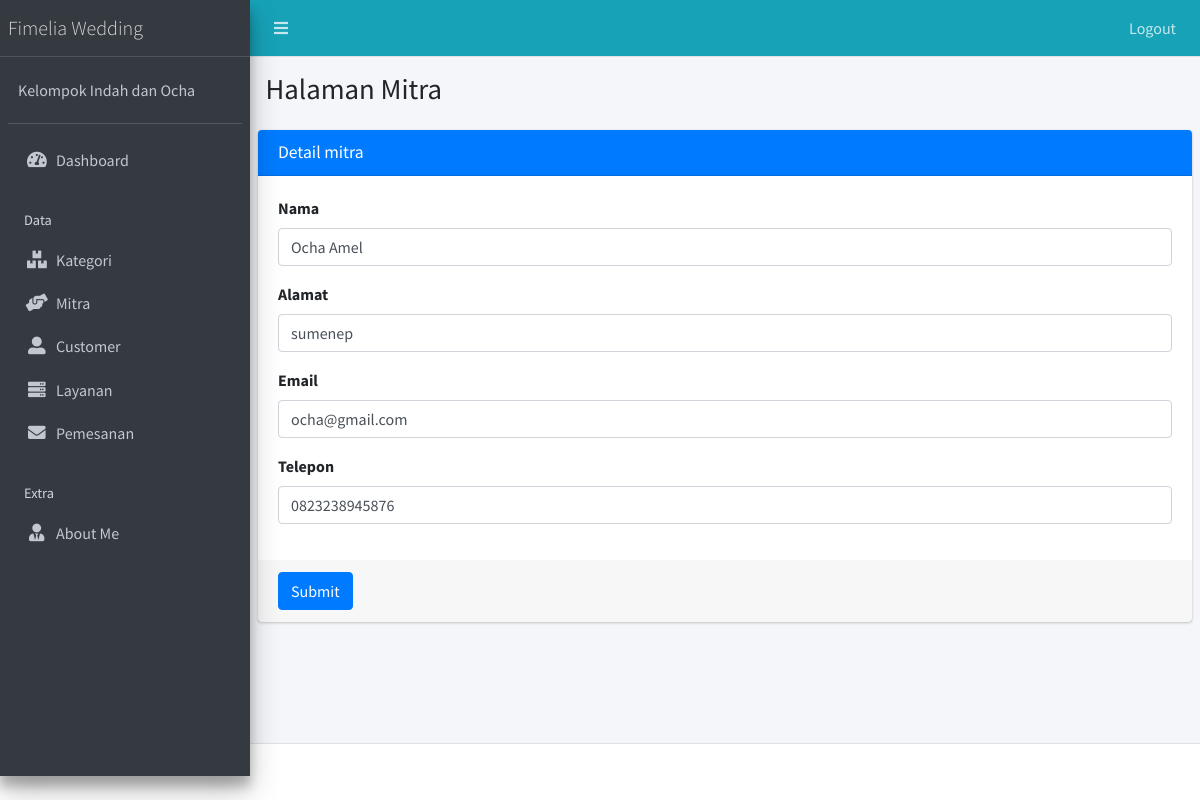
The page /public/mitra/edit/2 (signed in) on the database its author committed.
### tables this page shows
CREATE TABLE `mitra` (
  `id_mitra` int(11) NOT NULL,
  `nama` varchar(255) NOT NULL,
  `alamat` varchar(255) NOT NULL,
  `email` varchar(255) NOT NULL,
  `telepon` varchar(255) NOT NULL
);

### app/core/Controller.php (called while the page is built, shortened)
<?php
class Controller{
	public function view($view, $data = [])
	{
		require_once '../app/views/' . $view . '.php';
	}
	public function model($model)
	{
		return new $model;
	}
}

### app/controllers/Mitra.php (called while the page is built, shortened)
<?php
class Mitra extends Controller {
	public function edit($id_mitra){
		$data['title'] = 'Detail mitra';
		$data['mitra'] = $this->model('MitraModel')->getMitraById($id_mitra);
		$this->view('mitra/edit', $data);
	}
}

### app/core/App.php (called while the page is built, shortened)
<?php
class App{
	protected $method = 'index';
	protected $params = [];
	public function __construct(){
		$url = $this->parseURL();
		if(file_exists('../app/controllers/' . $url[0] . '.php')){
			unset($url[0]);
		}
		$this->controller = new $this->controller;
		if(isset($url[1])){
			if(method_exists($this->controller, $url[1])){
				$this->method = $url[1];
				unset($url[1]);
			}
		}
		if(!empty($url)){
			$this->params = array_values($url);
		}
		call_user_func_array([$this->controller, $this->method], $this->params);
	}
	public function parseURL(){
		if( isset($_GET['url'])){
			$url = rtrim($_GET['url'], '/');
			$url = filter_var($url, FILTER_SANITIZE_URL);
			$url = explode('/',$url);
			return $url;
		}
	}
}

### public/index.php (called while the page is built, shortened)
<?php
$app = new App;

### app/core/Database.php (called while the page is built, shortened)
<?php
class Database{
	private $host = DB_HOST;
	private $user = DB_USER;
	private $pass = DB_PASS;
	private $dbnm = DB_NAME;
	private $dbh;
	private $stmt;
	public function __construct()
	{
		$dsn = 'mysql:host='. $this->host .';dbname='. $this->dbnm;
		$option = [
			PDO::ATTR_PERSISTENT => true,
			PDO::ATTR_ERRMODE => PDO::ERRMODE_EXCEPTION
		];
		try{
			$this->dbh = new PDO($dsn,$this->user,$this->pass, $option);
		}catch(PDOException $e){
			die($e->getMessage());
		}
	}
	public function query($query)
	{
		$this->stmt = $this->dbh->prepare($query);
	}
	public function bind($param, $value, $type = null){
		if(is_null($type)){
			switch (true) {
				default:
					$type = PDO::PARAM_STR;
			}
		}
		$this->stmt->bindValue($param, $value, $type);
	}
	public function execute()
	{
		$this->stmt->execute();
	}
	public function single()
	{
		$this->execute();
		return $this->stmt->fetch(PDO::FETCH_ASSOC);
	}
}

### app/models/MitraModel.php (called while the page is built, shortened)
<?php
class MitraModel {
	private $table = 'mitra';
	private $db;
	public function __construct()
	{
		$this->db = new Database;
	}
	public function getMitraById($id_mitra)
	{
		$this->db->query('SELECT * FROM ' . $this->table . ' WHERE id_mitra=:id_mitra');
		$this->db->bind('id_mitra',$id_mitra);
		return $this->db->single();
	}
}

### app/views/mitra/edit.php (the view, shortened to what this page needs)
  <div class="content-wrapper">
    <section class="content-header">
      <div class="container-fluid">
        <div class="row mb-2">
          <div class="col-sm-6">
            <h1>Halaman Mitra</h1>
          </div>
        </div>
      </div>
    </section>
    <section class="content">
<div class="card card-primary">
              <div class="card-header">
                <h3 class="card-title"><?= $data['title']; ?></h3>
              </div>
              <form role="form" action="<?= base_url; ?>/mitra/updateMitra" method="POST" enctype="multipart/form-data">
                <div class="card-body">
                  <div class="form-group">
                    <label >Nama</label>
                    <input type="text" class="form-control" placeholder="masukkan nama mitra..." name="nama" value="<?= $data['mitra']['nama'];?>">
                  </div>
                  <div class="form-group">
                    <label >Alamat</label>
                    <input type="text" class="form-control" placeholder="masukkan alamat mitra..." name="alamat" value="<?= $data['mitra']['alamat'];?>">
                  </div>
                  <div class="form-group">
                    <label >Email</label>
                    <input type="text" class="form-control" placeholder="masukkan email mitra..." name="email" value="<?= $data['mitra']['email'];?>">
                  </div>
                  <div class="form-group">
                    <label >Telepon</label>
                    <input type="text" class="form-control" placeholder="masukkan telepon mitra..." name="telepon" value="<?= $data['mitra']['telepon'];?>">
                  </div>
                </div>
                <div class="card-footer">
                  <button type="submit" class="btn btn-primary">Submit</button>
                </div>
              </form>
            </div>
    </section>
  </div>

### rows shown on the page
mitra: nama "Ocha Amel", alamat "sumenep", email "ocha@gmail.com", telepon "0823238945876"

### other values the page prints
$data['title'] "Detail mitra"
